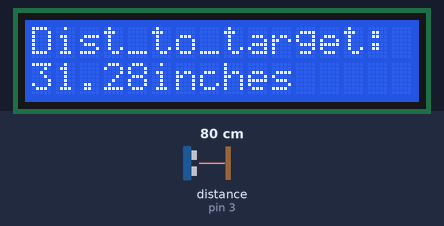
Bench run of a sketch on a simulated Arduino Uno, built with avr-gcc and run on an emulated ATmega328P. Shown: 16×2 character LCD. Wiring (inferred from the names in the program): ultrasonic range finder: trigger pin 2; echo pin 3. Inputs (shaded band) come from the test bench; at power-on: distance to the obstacle (sensor on pin 3) 80 cm. The echo pulse lasts 58.3 µs per cm; what the sketch prints to the serial monitor is not drawn.

Above: at 1.2 s.
1.3 s: distance to the obstacle (sensor on pin 3) set to 2 cm
At 4.5 s:
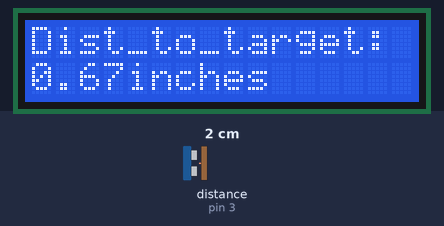
8.1 s: distance to the obstacle (sensor on pin 3) set to 4 cm
At 11.2 s:
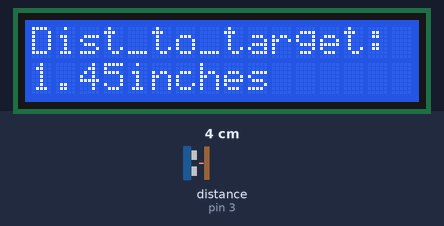
14.7 s: distance to the obstacle (sensor on pin 3) set to 9 cm
At 18.0 s:
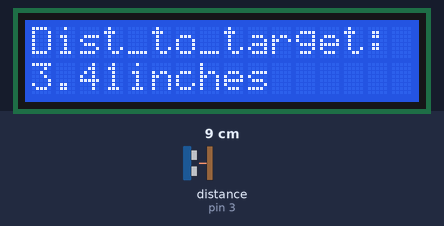
Timing chart, 0 to 19.5 s (numbered marks = the images above; inputs shaded):
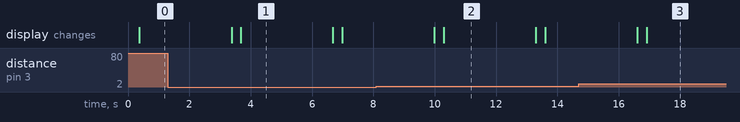

The sketch:

Portable_distance_detector_with_ultrasonic_sensor_and_LCD.ino
```cpp
#include<LiquidCrystal.h>
int rs=7;
int enablepin=8;
int db4=10;
int db5=11;
int db6=12;
int db7=13;
LiquidCrystal lcd(rs,enablepin,db4,db5,db6,db7);
int trigpin=2;
int echopin=3;
int pingTravelTime;
float pingDistance;
float distanceToTarget;
int dt=3000;
void setup()
{
  lcd.begin(16,2);
  Serial.begin(9600);
  pinMode(trigpin,OUTPUT);
  pinMode(echopin,INPUT);


}

void loop()
{
  digitalWrite(trigpin,LOW);
  delayMicroseconds(10);
  digitalWrite(trigpin,HIGH);
  delayMicroseconds(10);
  digitalWrite(trigpin,LOW);
  pingTravelTime=pulseIn(echopin,HIGH);
  delay(300);
  pingDistance=(0.013464)*(pingTravelTime);
  distanceToTarget=pingDistance/2.;
  Serial.print("Travel_Time:  ");
  Serial.print(pingTravelTime);
  Serial.print("  DistanceToTarget:  ");
  Serial.println(distanceToTarget);

  lcd.setCursor(0,0);
  lcd.print("Dist_to_target: ");
  lcd.setCursor(0,1);
  lcd.print(distanceToTarget);
  lcd.print("inches");
  delay(dt);
  lcd.clear();


}
```

Measured:
- after the input at 1.3 s, the display: first differs from a run without the input after 2.4 s (image 1)
- after the input at 8.1 s, the display: first differs from a run without the input after 2.2 s (image 2)
- after the input at 14.7 s, the display: first differs from a run without the input after 2.2 s (image 3)
- what the display in image 1 shows lasts 3.0 s, from 3.7 s to 6.7 s
